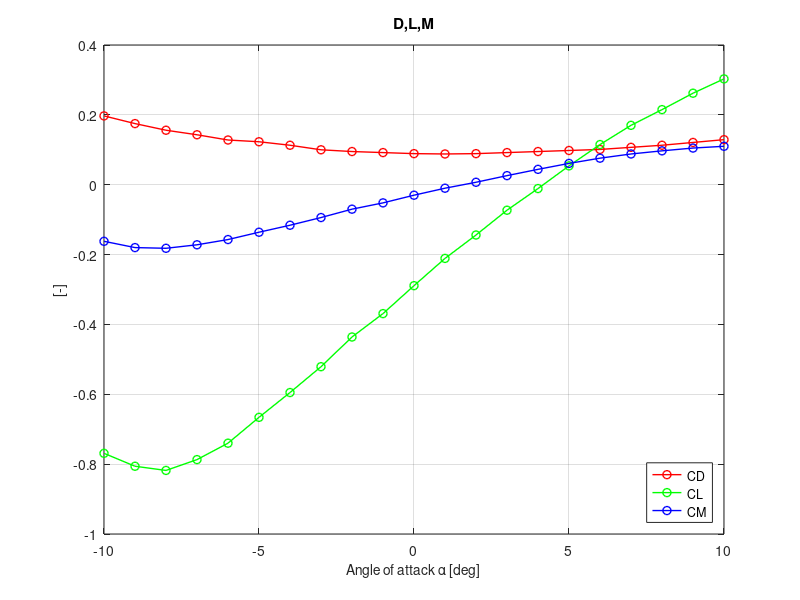
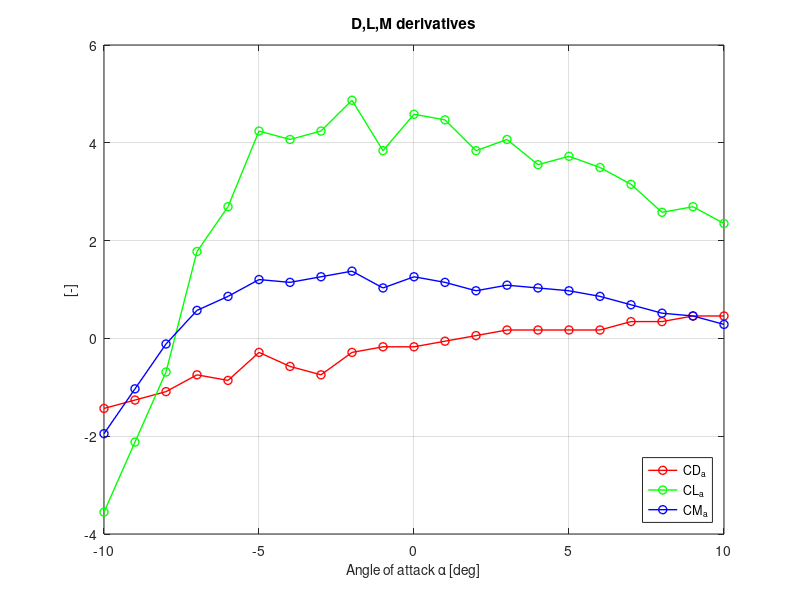
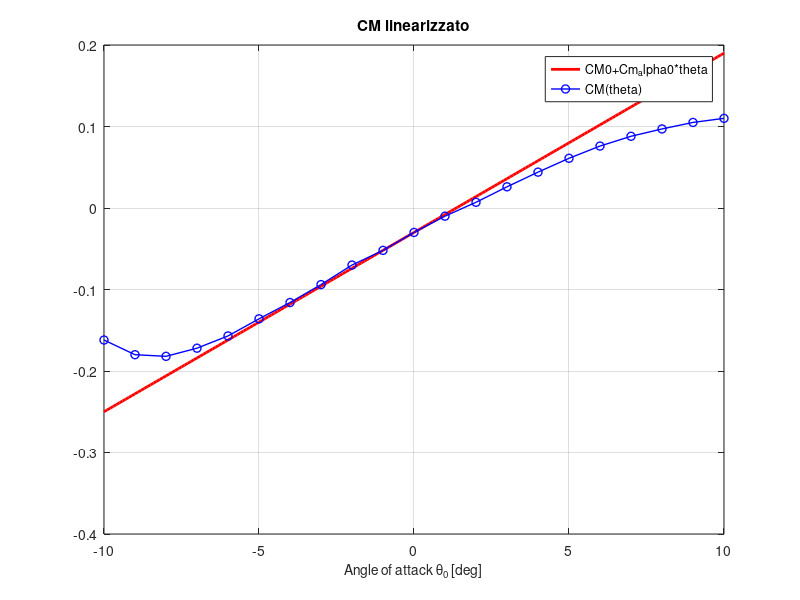
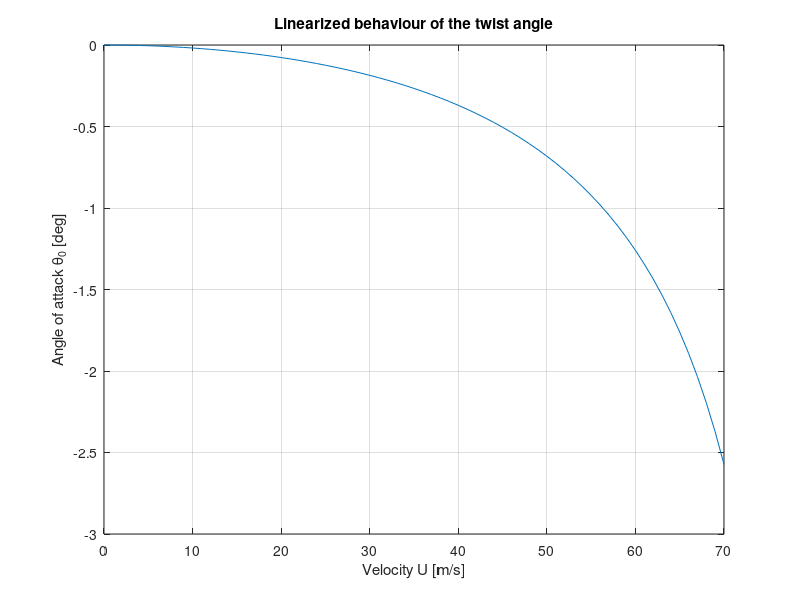

MATLAB code for these plots, in order: (Note: this script raises an error after producing the figures.)
%%Wind Eng Lab - Bridge Aeroelasticity
clc
clear 
close all
%%
tic

%Constants
rho = 1.225; % air density [kg/m3]   
%B, deck chord [m]
%L, length [m]
L = 1;
load('struct_1.mat')

%Structural characteristics 
my = 23160;% [kg/m]
mz = my;
m = my;
J  = 2.77e6;% [kg m^2 / m] 

%frequenza
fy = 0.05;      
fz = 0.0884;
ft = 0.259;

zeta  = 0.004;     % damping ratio:  zeta = r / (2 m omega)

% N.B. [w = 2*pi*f]
wy = 2*pi*fy;
wz = 2*pi*fz;
wt = 2*pi*ft;

ry =2*m*wy*zeta;
rz =2*m*wz*zeta;
rt =2*J*wt*zeta;

%da definizione: omega = sqrt(k/m)
ky = (wy)^2*my;
kz = (wz)^2*mz;
kt = (wt)^2*J;

%Structural Matrices
M_stru = [m 0 0;
          0 m 0;
          0 0 J];
R_stru = [ry 0 0;
          0 rz 0;
          0 0 rt];
K_stru = [ky 0 0;
          0 kz 0;
          0 0 kt];
    
%Aerodynamic coefficients, li ricavo da file esterno.mat
load('STA_1.mat'); %alpha is in [deg]!

Cd=DLM(:,1);
Cl=DLM(:,2);
Cm=DLM(:,3);
Cd_alpha=KDLM(:,1);
Cl_alpha=KDLM(:,2);
Cm_alpha=KDLM(:,3);

figure(1)
plot(alpha,Cd,'-or','LineWidth',1)
hold on
plot(alpha,Cl,'-og','LineWidth',1)
plot(alpha,Cm,'-ob','LineWidth',1)
legend('CD','CL','CM', 'Location','southeast');
grid on;title('D,L,M')   
xlabel('Angle of attack \alpha [deg]','FontSize',10)
ylabel('[-]','FontSize',10)
saveas(gcf, 'Immagini_risultati/section/Aero_coeff.png')



% Plot derivatives of the aerodynamic coefficients w.r.t. the A.o.A
figure(2)
plot(alpha,Cd_alpha,'-or','LineWidth',1)
hold on
plot(alpha,Cl_alpha,'-og','LineWidth',1)
plot(alpha,Cm_alpha,'-ob','LineWidth',1)
legend('CD_a','CL_a','CM_a', 'Location','southeast');
grid on;title('D,L,M derivatives')   
xlabel('Angle of attack \alpha [deg]','FontSize',10)
ylabel('[-]','FontSize',10)
saveas(gcf, 'Immagini_risultati/section/Aero_coeff_derivatives.png')

%% STATIC SOLUTION

% NON CAMBIARE MAI NELLA VITA! (oppure rileggi il codice da capo e riscrivilo)
% se proprio devi: tutti numeri interi e con
% nvel = vel_max+1. ovviamente vel_min deve rimanere uguale a zero!

vel_min = 0;  vel_max = 70;  nvel = 71;
vel = linspace(vel_min,vel_max,nvel);  %wind speed vector 

% simplified static solution CM
CM0 = interp1(alpha,Cm,0); %calcola il Cm in alpha = zero facendo una interpolazione lineare
Cm_alpha0 = interp1(alpha,Cm_alpha,0); %calcola la derivata del Cm in alpha = zero  facendo una interpolazione lineare
% Linear (ideal) behaviour of Cm
CM_lin = CM0 + Cm_alpha0 * [-10:0.1:10]*pi/180; %costruisco vettore del CM_linearizzato che va da -10 a 10 gradi

% Plot ideal VS real behaviour of C_M
figure(3)
plot([-10:0.1:10], CM_lin,'-r','LineWidth',2,'DisplayName','C_{M0} + K_{M0} \theta_{0}')
hold on
plot(alpha,Cm,'-ob','LineWidth',1)
legend('CM0+Cm_alpha0*theta','CM(theta)')
xlabel('Angle of attack \theta_{0} [deg]','FontSize',10)
title('CM linearizzato')
grid on

% --------- Linearized solution: ---------
% Determine the solution assuming Cm linear (not function of theta)

%implement the linearized solution
th_simple = (0.5*rho*vel.^2*B^2*CM0)./(kt-0.5*rho*vel.^2*B^2*Cm_alpha0); %[rad]
th_simple_deg = rad2deg(th_simple);

% Plot the linearized solution
figure(4)
plot(vel,th_simple_deg)
xlabel('Velocity U [m/s]')
ylabel('Angle of attack \theta_{0} [deg]')
title('Linearized behaviour of the twist angle')
grid on

% nonlinear solution
sol_old=0;%guess iniziale, non è a caso 0, infatti il vettore velocità parte da zero
theta_NON_linear_deg=zeros(1,length(vel));%inizializzo
hh = waitbar(0,'Computing static displacemnts (section model)...'); %serve per far comparire la finestra per visualizzare lo stato d'avanzamento del ciclo

steps = length(vel);
for ii=1:length(vel)
    % ii-th velocity
    U = vel(ii);
    % NB : THETA and ALPHA are IN DEG, torsional stiffness is in Nm/rad
	% fsolve find the nonlinear solution of the problem defined in the function 'statica', that is in another m-file
    [equilibrio] = fsolve(@(theta) statica(K_stru,theta,rho,U,B,alpha,Cm), sol_old);%
    theta_NON_linear_deg(ii)= equilibrio; % theta static, in deg
    sol_old=equilibrio;       
    waitbar(ii/steps)
end
close(hh)

% Now that you have the theta modified based on the velocity you can
% compute the new quasi-linear coefficients

% The other displacements and coefficients come as consequence since you got all the theta 
Cd_theta = interp1(alpha,Cd,theta_NON_linear_deg); % Cd(theta)
Cl_theta = interp1(alpha,Cl,theta_NON_linear_deg); % Cl(theta)
y_statico = 0.5*rho*vel.^2*B.*(Cd_theta)./ky;
z_statico = 0.5*rho*vel.^2*B.*(Cl_theta)./kz;

% Plot of the coefficients
figure()
subplot(311)

plot(vel,y_statico,'r','LineWidth',1)
hold on
grid on
xlabel('Mean velocity U [m/s]')
ylabel('y [m]')
title('Static displacements under mean velocity');

subplot(312)
plot(vel,z_statico,'g','LineWidth',1)
hold on
grid on
xlabel('Mean velocity U [m/s]')
ylabel('z [m]')

subplot(313)
plot(vel,theta_NON_linear_deg,'b','LineWidth',1)
hold on
grid on
xlabel('Mean velocity U [m/s]')
xlabel('Mean velocity U [m/s]')
ylabel('\theta [deg]')
hold on
plot(vel,th_simple_deg,'--b')
legend('non linear', 'linear', 'Location','southwest')

saveas(gcf, 'Immagini_risultati/section/Stati_displacement.png')


%% FLUTTER
% B1 for QuasiSteadyTheory
B1y=0*B; 
B1z=0*B;
B1t=0.3*B;

% Damping vectors
damp_y=zeros(1,length(vel)); 
damp_z=zeros(1,length(vel));
damp_t=zeros(1,length(vel));

% Frequency vectors
freq_y=zeros(1,length(vel)); 
freq_z=zeros(1,length(vel));
freq_t=zeros(1,length(vel));

% Eigenvalues
autoval=zeros(6,length(vel));

flutter_speed = [];

hh = waitbar(0,'Calcolo velocità critica di flutter (SEZIONALE)...');

steps = length(vel);
%qua inizia un ciclo per ogni velocità
for ii=1:length(vel)
        % ii-th velocity
        U    = vel(ii); 
        % Dynamic pressure
        qBL = 0.5*rho*U.^2*B*L ;   
        
        % Non-linear twist (twist associated to the ii-th speed)
        theta_eq = theta_NON_linear_deg(ii);
        
        %coeff. aerodinamici di equilibrio
        Cd_eq = interp1(alpha, Cd, theta_eq);
        Cl_eq = interp1(alpha, Cl, theta_eq);
        Cm_eq = interp1(alpha, Cm, theta_eq);
        Cd_alpha_eq = interp1(alpha, Cd_alpha, theta_eq);
        Cl_alpha_eq = interp1(alpha, Cl_alpha, theta_eq);
        Cm_alpha_eq = interp1(alpha, Cm_alpha, theta_eq);

        % Define the Aero Matrices
        M_aero = zeros(3,3);
        R_aero = 0.5*rho*U*B  * [2*Cd_eq, (Cd_alpha_eq-Cl_eq), (Cd_alpha_eq-Cl_eq)*B1y;
                                 2*Cl_eq, (Cl_alpha_eq+Cd_eq), (Cl_alpha_eq+Cd_eq)*B1z;
                                 B*2*Cm_eq,   B*Cm_alpha_eq,    B*Cm_alpha_eq*B1t];
                             
        K_aero = 0.5*rho*U^2*B* [0, 0, -Cd_alpha_eq;
                                 0, 0, -Cl_alpha_eq;
                                 0, 0, -B*Cm_alpha_eq];
                             
        % Build up the total matrices of the resolutive equation
        M = M_stru + M_aero ; % Mass
        R = R_stru + R_aero ; % Damping
        K = K_stru + K_aero ; % Stiffness
       
        [autovet,autoval]=polyeig(K,R,M);
                
                if ii==1
                    f_old = [fy fz ft]; 
                    smo_old = [zeta zeta zeta];
                    lambda_old(1:3) = -smo_old.* (2*pi*f_old) + 1j* (2*pi*f_old) .* sqrt(1- smo_old.^2);
                    lambda_old(4:6) = -smo_old.* (2*pi*f_old) - 1j* (2*pi*f_old) .* sqrt(1- smo_old.^2);
                end
                
                indici = 1:6;
                for jj = 1:6
                    [val,dove]=min(abs(autoval(indici)-lambda_old(jj)));
                    ind(jj) = indici(dove);
                    indici = setdiff(indici,ind(jj));
                end
                autoval = autoval(ind);
                autovet = autovet(:,ind);
     
        damp_y(ii)= -real(autoval(1))/norm(autoval(1));
        damp_z(ii)= -real(autoval(3))/norm(autoval(3));
        damp_t(ii)= -real(autoval(5))/norm(autoval(5));
        freq_y(ii)= abs(imag(autoval(1)))/(2*pi);
        freq_z(ii)= abs(imag(autoval(3)))/(2*pi);
        freq_t(ii)= abs(imag(autoval(5)))/(2*pi);


        autov(:,ii) = autoval;
        lambda_old  = autoval;
        
        if (damp_t(ii)<=0)
            flutter_speed = [flutter_speed, vel(ii)];
        end

        waitbar(ii/steps)
end
close(hh)
        

% Plot the results of FLUTTER 

figure() % Frequency
hold on; grid on
plot(vel,freq_y,'--','LineWidth',2)
plot(vel,freq_z,'--','LineWidth',2)
plot(vel,freq_t,'--','LineWidth',2)
xlabel('Velocity U [m/s]')
ylabel('Frequency [Hz]')
legend('y','z','t')
title('Frequency')

saveas(gcf, 'Immagini_risultati/section/Frequency.png')


figure() % Damping
hold on; grid on
plot(vel,damp_y,'--','LineWidth',2)
plot(vel,damp_z,'--','LineWidth',2)
plot(vel,damp_t,'--','LineWidth',2)
plot(vel,zeros(length(vel),1),'k','LineWidth',2)
xlabel('Velocity U [m/s]')
ylabel('Damping \zeta [-]')
legend('y','z','t', 'Location','west')
title('Damping')
saveas(gcf, 'Immagini_risultati/section/Damping.png')
%%

figure() % Eigenvalues
hold on
for jj = 1:6
plot3(real(autov(jj,:)),imag(autov(jj,:)),vel,'-o','LineWidth',2)
end
view(2)
grid on
xlabel('Real')
ylabel('Imag')
xline(0)
title('Eigenvalues')

saveas(gcf, 'Immagini_risultati/section/Eigenvalues.png')

%%%%%%%%%%%%%%%%%%%%%%%%%%%%%%%%%%%%%%%%%%%%%%%%%%%%%%%%%%%%%%%%%%%%%%%%%%%
%% ---------------- Buffeting Response of Bridge section ----------------
%%%%%%%%%%%%%%%%%%%%%%%%%%%%%%%%%%%%%%%%%%%%%%%%%%%%%%%%%%%%%%%%%%%%%%%%%%%  

%% per ogni velocità di buffeting vanno prese le relative u e ww

qpsd_totale = [];
rms_totale = [];

for kk = 1:1:vel_max
        
    U = kk;
    
    theta_eq = theta_NON_linear_deg(U+1);
    
    Cd_eq = interp1(alpha, Cd, theta_eq);
    Cl_eq = interp1(alpha, Cl, theta_eq);
    Cm_eq = interp1(alpha, Cm, theta_eq);
    Cd_alpha_eq = interp1(alpha, Cd_alpha, theta_eq);
    Cl_alpha_eq = interp1(alpha, Cl_alpha, theta_eq);
    Cm_alpha_eq = interp1(alpha, Cm_alpha, theta_eq);
            
    Matrix_buff = 0.5*rho*U^2*B*[2*Cd_eq (Cd_alpha_eq - Cl_eq)
                                 2*Cl_eq (Cl_alpha_eq + Cd_eq)
                                 2*Cm_eq*B  B*Cm_alpha_eq];
    % Compute the wind speeds u and w with the Von Karman Spectrum
    [f1,u_totale] = u_piccolo_totale(vel_max);% [m/s]
    [f2,w_totale] = w_piccolo_totale(vel_max);% [m/s]
    
    Vect_buff = [u_totale(kk, :)/U; w_totale(kk, :)/U];
                         
    F_buff = Matrix_buff * Vect_buff;
    
    R_aero = 0.5*rho*U*B  * [2*Cd_eq, (Cd_alpha_eq-Cl_eq), (Cd_alpha_eq-Cl_eq)*B1y;
                             2*Cl_eq, (Cl_alpha_eq+Cd_eq), (Cl_alpha_eq+Cd_eq)*B1z;
                             B*2*Cm_eq,   B*Cm_alpha_eq,    B*Cm_alpha_eq*B1t];
                         
    K_aero = 0.5*rho*U^2*B* [0, 0, -Cd_alpha_eq;
                             0, 0, -Cl_alpha_eq;
                             0, 0, -B*Cm_alpha_eq];
    M_10 = M_stru;
    R_85 = R_stru + R_aero;
    K_85 = K_stru + K_aero;
    
    q = [];
    
    n_plot = 300;
    om_plot = 2*pi*f1(1:1:n_plot);
    
    for a=1:n_plot
        w = 2*pi*f1(a);
        q = [q, abs((-w^2*M_10+1i*w*R_85+K_85)\F_buff(:, a))];
    end
    
    f_plot = om_plot/2/pi; 
    
    if (kk == 10) 
        figure(101)
        plot(f_plot, q(1,:),'Linewidth', 2)
        hold on
        grid on
        grid minor
        plot(f_plot, q(2,:),'Linewidth', 2)
        plot(f_plot, q(3,:)*B/2,'Linewidth', 2)
        xline(fy)
        xline(fz)
        xline(ft)
        legend('y','z','t', 'fy','fz','ft')
        title('fft 10 m/s')
        xlabel('f [Hz]')
        ylabel('[m]')

        saveas(gcf, strcat('Immagini_risultati/section/fft_', num2str(kk), 'ms.png'))
    

        figure(102)
        plot(f_plot, qpsd(1,:),'Linewidth', 2)
        hold on
        plot(f_plot, qpsd(2,:),'Linewidth', 2)
        hold on
        plot(f_plot, qpsd(3,:)*B/2,'Linewidth', 2)
        grid on
        grid minor
        xline(fy)
        xline(fz)
        xline(ft)
        legend('y','z','t', 'fy','fz', 'ft')
        tit = title('psd 10 m/s');
        xlabel('f [Hz]')
        ylabel('[m^2/Hz]')

        saveas(gcf, strcat('Immagini_risultati/section/psd_', num2str(kk), 'ms.png'))
    end
    
    if (kk == 30)
        figure(301)
        plot(f_plot, q(1,:),'Linewidth', 2)
        hold on
        grid on
        grid minor
        plot(f_plot, q(2,:),'Linewidth', 2)
        plot(f_plot, q(3,:)*B/2,'Linewidth', 2)
        xline(fy)
        xline(fz)
        xline(ft)
        legend('y','z','t', 'fy','fz', 'ft')
        title('fft 30 m/s')
        xlabel('f [Hz]')
        ylabel('[m]')

        saveas(gcf, strcat('Immagini_risultati/section/fft_', num2str(kk), 'ms.png'))
    

        figure(302)
        plot(f_plot, qpsd(1,:),'Linewidth', 2)
        hold on
        plot(f_plot, qpsd(2,:),'Linewidth', 2)
        hold on
        plot(f_plot, qpsd(3,:)*B/2,'Linewidth', 2)
        grid on
        grid minor
        xline(fy)
        xline(fz)
        xline(ft)
        legend('y','z','t', 'fy','fz', 'ft')
        title('psd 30 m/s')
        xlabel('f [Hz]')
        ylabel('[m^2/Hz]')

        saveas(gcf, strcat('Immagini_risultati/section/psd_', num2str(kk), 'ms.png'))
    end
    
    if (kk == 61)
        figure(601)
        plot(f_plot, q(1,:),'Linewidth', 2)
        hold on
        grid on
        grid minor
        plot(f_plot, q(2,:),'Linewidth', 2)
        plot(f_plot, q(3,:)*B/2,'Linewidth', 2)
        xline(fy)
        xline(fz)
        xline(ft)
        legend('y','z','t', 'fy','fz', 'ft')
        title('fft 61 m/s')
        xlabel('f [Hz]')
        ylabel('[m]')

        saveas(gcf, strcat('Immagini_risultati/section/fft_', num2str(kk), 'ms.png'))

        
        figure(602)
        plot(f_plot, qpsd(1,:),'Linewidth', 2)
        hold on
        plot(f_plot, qpsd(2,:),'Linewidth', 2)
        hold on
        plot(f_plot, qpsd(3,:)*B/2,'Linewidth', 2)
        grid on
        grid minor
        xline(fy)
        xline(fz)
        xline(ft)
        legend('y','z','t', 'fy','fz', 'ft')
        title('psd 61 m/s')
        xlabel('f [Hz]')
        ylabel('[m^2/Hz]')

        saveas(gcf, strcat('Immagini_risultati/section/psd_', num2str(kk), 'ms.png'))
    end
    
    df = f1(1);
    qpsd = [q(1,:).^2 / (2*df); q(2,:).^2 / (2*df); q(3,:).^2 / (2*df); ];
    rms = sqrt(trapz(f_plot,qpsd')); % ogni termine è riferito a ogni riga di qpsd
    
    qpsd_totale = [qpsd_totale; qpsd];
    rms_totale = [rms_totale; rms];
    
    clear q
end




%% plot RMS
n = vel_max;

figure(111)
plot(1:1:n, rms_totale(:,1),'Linewidth',2)
hold on
plot(1:1:n, rms_totale(:,2),'Linewidth', 2)
hold on
plot(1:1:n, rms_totale(:,3),'Linewidth', 2)
xline(61)
grid on
grid minor
legend('y','z','t','61 [m/s]')
title('rms')
xlabel('U [m/s]')
ylabel('[m]')
toc

saveas(gcf, 'Immagini_risultati/section/RMS.png')